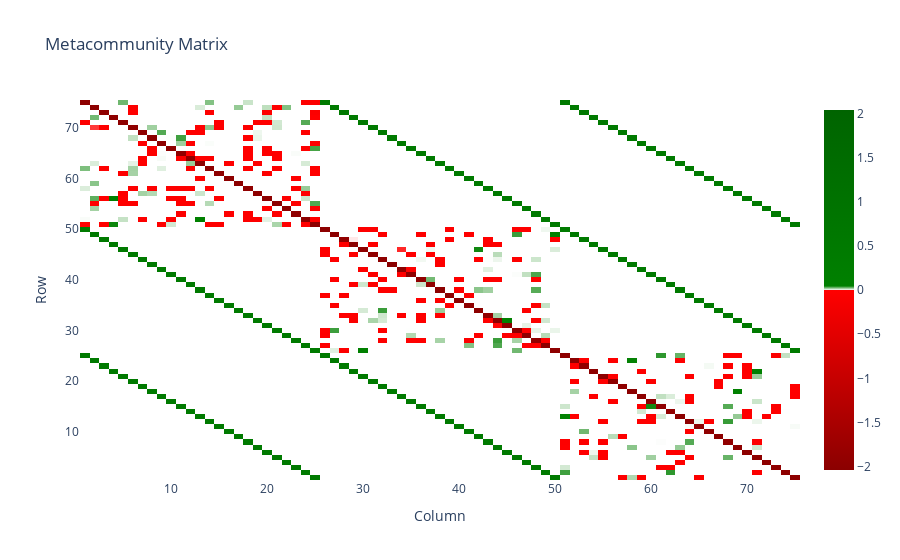

Notebook code cell kept with this figure:
### Markdown cell above
## Function to set the Jacobian matrix J

$$ J=D*A+G$$

__D__ is a diagonal matrix with the approximation of population equilibria of all the species in the systems  $D= \hat{N_i}^*$ 

__A__ is the interaction matrix, effects of species _j_ on species _i_

__G__ is the dispersal matrix with entries describing the dispersal of species between local communities

### Code cell
def Compute_J(A, Nstar, m_ij):
    """
    This is Stone version of the J metacommunity matrix
    """
    #Assemble G matrix (dispersal)
    G = np.zeros_like(A)
    np.fill_diagonal(G, -1 / Nstar * (m_ij @ Nstar))
    G += m_ij
    
    #Assemble D matrix containing the N_i* for all the species in the system
    D = np.diag(Nstar)
    
    #Assemble Stability Matrix like Roberts and Stone
    S=D@A
    #Assemble Jacobian
    J= S +G
    
    return J

#Example of usage
#parameters
L=3
S=25
C=0.2
sigma= 0.02
Pc=0.5
Pm=0.25
Pe=0.25
s= 1

m=1
r=np.ones(S*L)

matrix_para = {'S':S, 'C':C, 'sigma':sigma, 'Pm':Pm, 'Pc':Pc, 'Pe':Pe,'s':s}

A=meta_A(L,S,matrix_para)
m_ij=get_mij(L,S,m)

Nhatstar=find_feasible_equilibrium(A,r,m,m_ij)
Nstar = simulate_glv_system(glv_system, Nhatstar, r, A, m, m_ij, tmax=10)

J=Compute_J(A,Nstar,m_ij)
plot_matrix(J,title="Metacommunity Matrix", use_meta=True)

### Figure 1 — Plotly figure (JSON) as saved in the notebook; plotly's stock layout.template omitted (floating-point values rounded to 4 significant figures; data arrays with more than 128 entries replaced by an {"elided": "..."} marker saying what was removed)
{"data": [{"colorscale": [[0, "darkred"], [0.4999, "red"], [0.5, "white"], [0.5111, "green"], [1, "darkgreen"]], "type": "heatmap", "x": [1, 2, 3, 4, 5, 6, 7, 8, 9, 10, 11, 12, 13, 14, 15, 16, 17, 18, 19, 20, 21, 22, 23, 24, 25, 26, 27, 28, 29, 30, 31, 32, 33, 34, 35, 36, 37, 38, 39, 40, 41, 42, 43, 44, 45, 46, 47, 48, 49, 50, 51, 52, 53, 54, 55, 56, 57, 58, 59, 60, 61, 62, 63, 64, 65, 66, 67, 68, 69, 70, 71, 72, 73, 74, 75], "y": [75, 74, 73, 72, 71, 70, 69, 68, 67, 66, 65, 64, 63, 62, 61, 60, 59, 58, 57, 56, 55, 54, 53, 52, 51, 50, 49, 48, 47, 46, 45, 44, 43, 42, 41, 40, 39, 38, 37, 36, 35, 34, 33, 32, 31, 30, 29, 28, 27, 26, 25, 24, 23, 22, 21, 20, 19, 18, 17, 16, 15, 14, 13, 12, 11, 10, 9, 8, 7, 6, 5, 4, 3, 2, 1], "z": {"elided": "75x75 float values"}, "zmid": 0}], "layout": {"title": {"text": "Metacommunity Matrix"}, "xaxis": {"title": {"text": "Column"}}, "yaxis": {"title": {"text": "Row"}}}}
